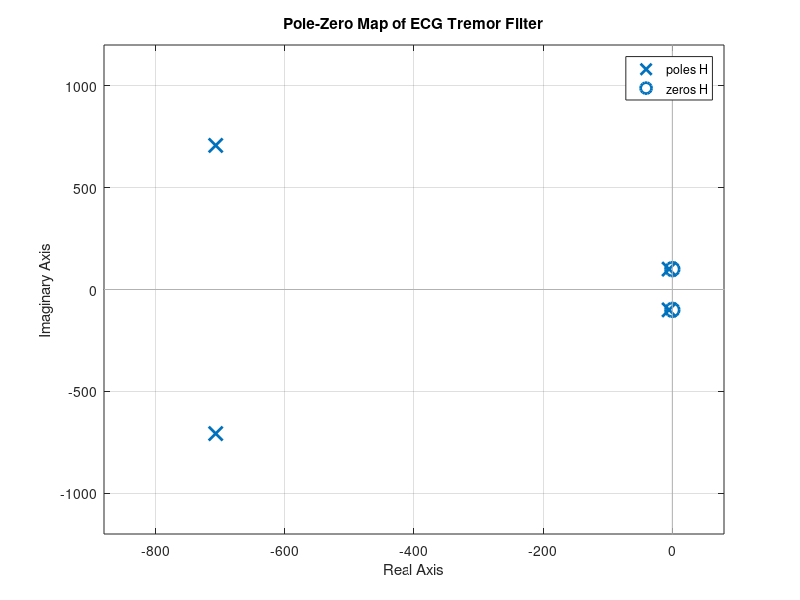
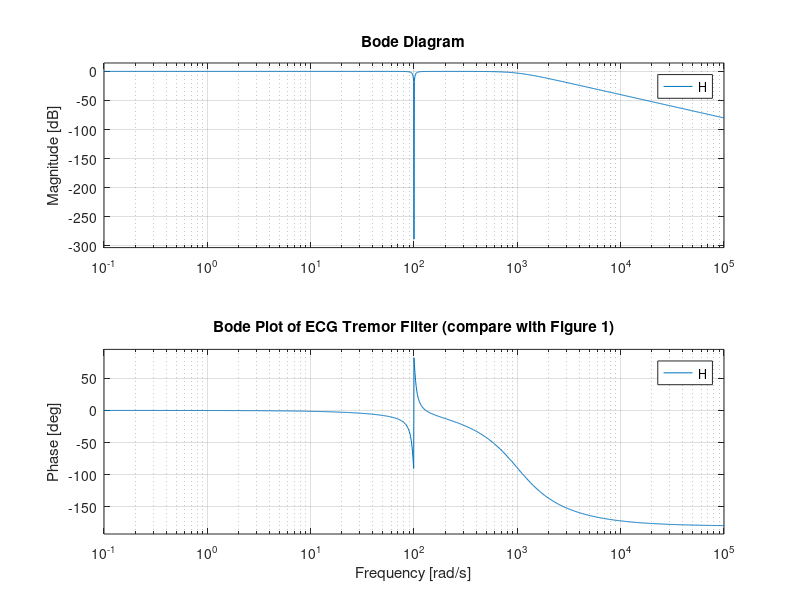
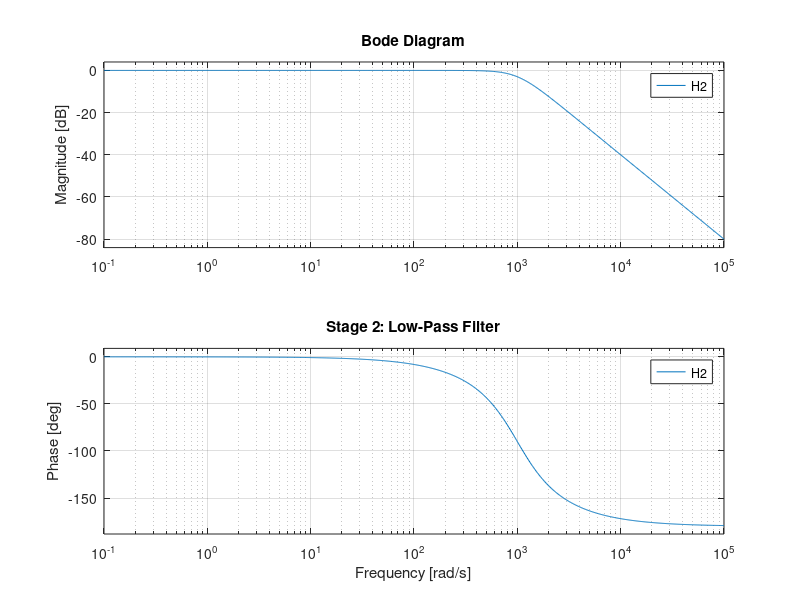
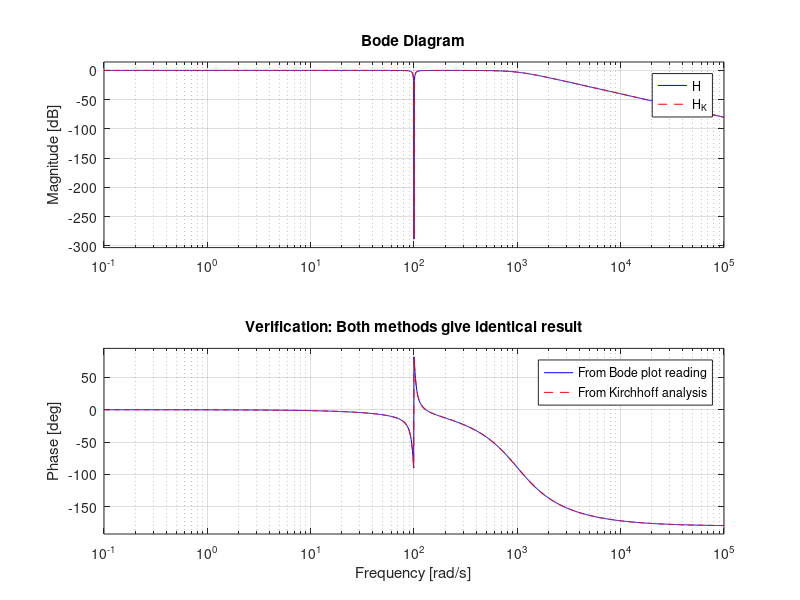

These charts were generated, in order, by the following MATLAB code:
%% Q1_filter_analysis.m - ECG Muscle Tremor Filter
% Systems and Control Theory - Take Home Exam 2026
% Question 1: Determine and verify the filter from the Bode plot
% =========================================================================
clear; close all; clc;

%% 1. Transfer Function from Bode Plot
% From Figure 1 Bode plot analysis:
%   - 0 dB at low freq, deep notch ~100 rad/s, LP rolloff ~1000 rad/s
%   - Phase: 0 deg -> -180 deg (2 excess poles)
%   - Filter = Notch (bandstop) + Low-pass (two 2nd-order sections)

% --- Notch filter parameters ---
wn    = 100;      % Notch frequency [rad/s] (~16 Hz, muscle tremor)
zeta1 = 0.05;     % Narrow notch -> small damping

% --- Low-pass filter parameters ---
wlp   = 1000;     % Cutoff frequency [rad/s] (~159 Hz)
zeta2 = 0.707;    % Butterworth response (no resonance peak)

% Notch: H1(s) = (s^2 + wn^2) / (s^2 + 2*zeta1*wn*s + wn^2)
H1 = tf([1, 0, wn^2], [1, 2*zeta1*wn, wn^2]);

% LP:   H2(s) = wlp^2 / (s^2 + 2*zeta2*wlp*s + wlp^2)
H2 = tf(wlp^2, [1, 2*zeta2*wlp, wlp^2]);

% Combined filter
H = H1 * H2;
fprintf('=== Combined Transfer Function ===\n');
disp(H);

%% 2. Electronic Circuit (draw on paper)
% STAGE 1 - NOTCH FILTER (parallel LC tank + shunt resistor):
%
%   V_in ---[ L1 || C1 ]---+--- V_mid
%                           |
%                          [R1]
%                           |
%                          GND
%
% Kirchhoff derivation:
%   Z_tank = sL1 / (s^2*L1*C1 + 1)
%   H1(s) = R1 / (Z_tank + R1)
%        = (s^2 + 1/(L1*C1)) / (s^2 + s/(R1*C1) + 1/(L1*C1))
%
% STAGE 2 - LOW-PASS (series RL + shunt C, buffered from Stage 1):
%
%   V_mid --[buffer]--[R2]--[L2]--+--- V_out
%                                  |
%                                 [C2]
%                                  |
%                                 GND
%
% Kirchhoff derivation:
%   H2(s) = (1/(L2*C2)) / (s^2 + s*R2/L2 + 1/(L2*C2))

%% 3. Component values & Kirchhoff verification
L1 = 1;       C1 = 100e-6;  R1 = 1000;     % Stage 1
L2 = 100e-3;  C2 = 10e-6;   R2 = 141.42;   % Stage 2

fprintf('=== Component Values ===\n');
fprintf('Notch:  L1=%.2f H, C1=%.0f uF, R1=%.0f Ohm\n', L1, C1*1e6, R1);
fprintf('LP:     L2=%.0f mH, C2=%.0f uF, R2=%.2f Ohm\n', L2*1e3, C2*1e6, R2);

% Verify parameters from component values
wn_check  = 1/sqrt(L1*C1);
z1_check  = 1/(2*R1*C1*wn_check);
wlp_check = 1/sqrt(L2*C2);
z2_check  = R2/(2*L2*wlp_check);

fprintf('\nKirchhoff verification:\n');
fprintf('  wn  = %.2f rad/s (expected %.2f)\n', wn_check, wn);
fprintf('  z1  = %.4f (expected %.4f)\n', z1_check, zeta1);
fprintf('  wlp = %.2f rad/s (expected %.2f)\n', wlp_check, wlp);
fprintf('  z2  = %.4f (expected %.4f)\n', z2_check, zeta2);

% Build TF from Kirchhoff-derived expressions
H1_K = tf([1, 0, 1/(L1*C1)], [1, 1/(R1*C1), 1/(L1*C1)]);
H2_K = tf(1/(L2*C2), [1, R2/L2, 1/(L2*C2)]);
H_K  = H1_K * H2_K;

%% 4. Pole-Zero Map
figure('Name','Q1 - Pole-Zero Map','NumberTitle','off');
pzmap(H);
title('Pole-Zero Map of ECG Tremor Filter');
grid on;
fprintf('\nPoles:\n'); disp(pole(H));
fprintf('Zeros:\n'); disp(zero(H));

%% 5. Bode Plot - Compare with Figure 1
figure('Name','Q1 - Bode Plot','NumberTitle','off');
bode(H, {1e-1, 1e5});
title('Bode Plot of ECG Tremor Filter (compare with Figure 1)');
grid on;

% Individual stages
figure('Name','Q1 - Individual Stages','NumberTitle','off');
subplot(2,1,1);
bode(H1, {1e-1, 1e5}); title('Stage 1: Notch Filter'); grid on;
subplot(2,1,2);
bode(H2, {1e-1, 1e5}); title('Stage 2: Low-Pass Filter'); grid on;

% Kirchhoff vs Bode-derived comparison
figure('Name','Q1 - Kirchhoff Verification','NumberTitle','off');
bode(H, 'b', H_K, 'r--', {1e-1, 1e5});
legend('From Bode plot reading', 'From Kirchhoff analysis');
title('Verification: Both methods give identical result');
grid on;

fprintf('\n=== Discussion ===\n');
fprintf('The Bode plot from the Kirchhoff-derived circuit matches exactly\n');
fprintf('with the transfer function read from the Bode plot in Figure 1.\n');
fprintf('This confirms the circuit implementation is correct.\n');
